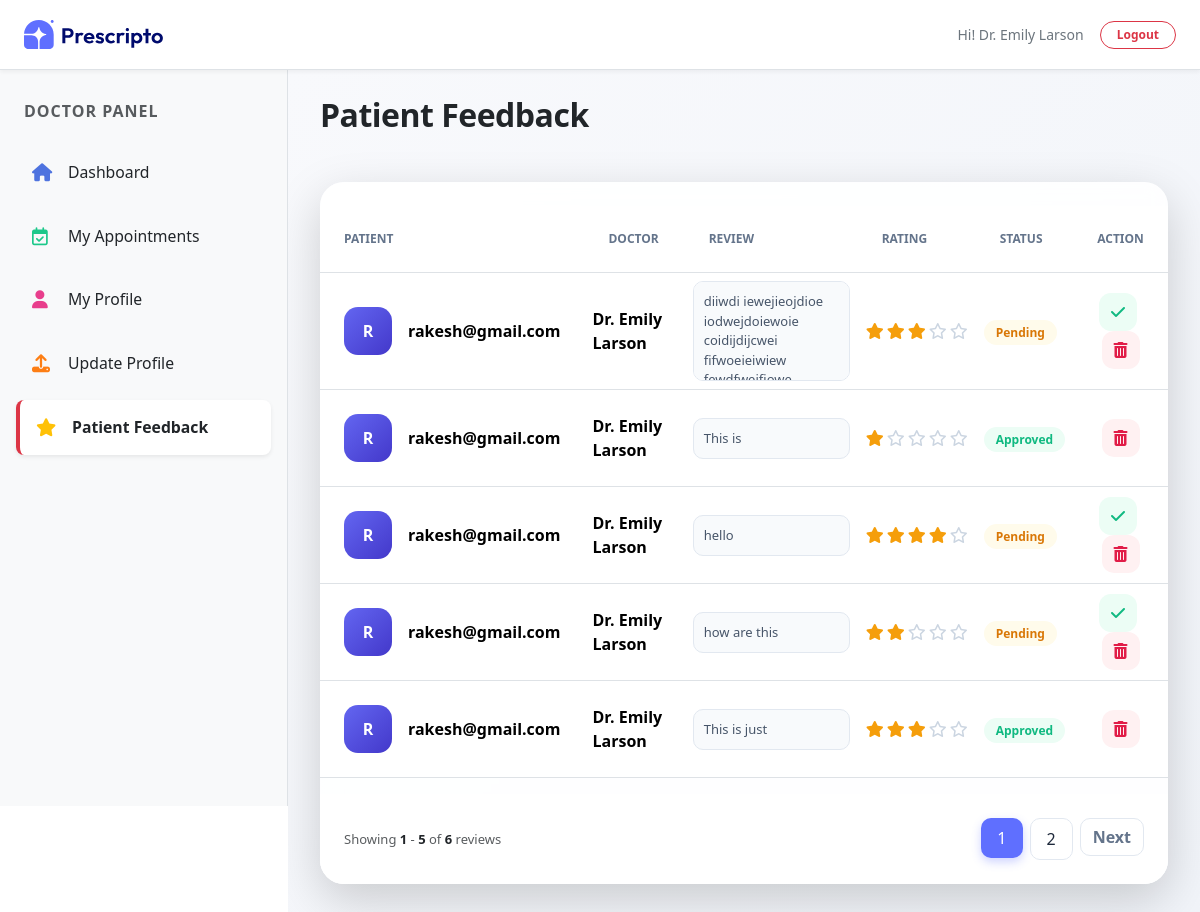
The page /feedback/ (signed in) on the database as committed earlier.
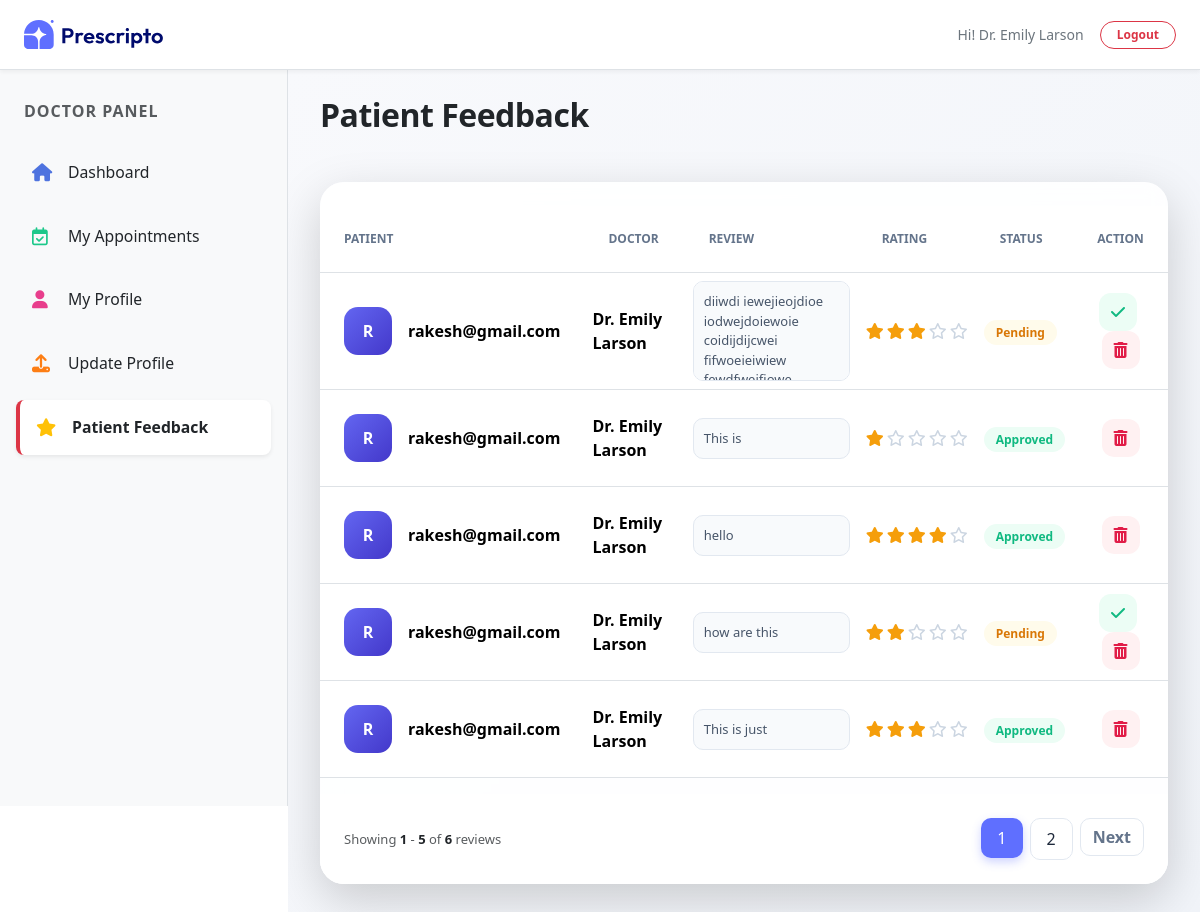
The same page on the database as committed later.
### appointment/models.py (models this page shows, shortened)
class Comment(models.Model):
    RATING_CHOICES = [
        (1, '1 Star'),
        (2, '2 Stars'),
        (3, '3 Stars'),
        (4, '4 Stars'),
        (5, '5 Stars'),
    ]
    doctor = models.ForeignKey(Doctor, on_delete=models.CASCADE, related_name='comments')
    patient = models.ForeignKey(Patients, on_delete=models.CASCADE)
    text = models.TextField()
    is_approved = models.BooleanField(default=False)
    rating = models.IntegerField(
        choices=RATING_CHOICES,
        default=5,
        validators=[MinValueValidator(1), MaxValueValidator(5)]
    )
    created_at = models.DateTimeField(auto_now_add=True)

class Patients(models.Model):
    username = models.CharField(max_length=100)
    email = models.EmailField()
    password = models.CharField(max_length=100)
    phone = models.CharField(max_length=15, blank=True)
    city = models.CharField(max_length=100, blank=True)
    address = models.TextField(blank=True)
    profile_image = CloudinaryField('image', folder='patients_image')

class Doctor(models.Model):
    image = CloudinaryField('image', folder='doctor_image')
    name = models.CharField(max_length=100)
    email = models.EmailField()
    username = models.CharField(max_length=255, unique=True)
    password = models.CharField(max_length=100)
    experience = models.IntegerField()
    fees = models.FloatField()
    category = models.ForeignKey(Category, on_delete=models.CASCADE)
    degree = models.CharField(max_length=50)
    about = models.TextField()
    address = models.TextField()
    available = models.BooleanField(default=True)

### appointment/views.py (the view)
# urls.py: path('feedback/', views.doctor_feedback, name='doctor_feedback'),
def doctor_feedback(request):
    doctor_id = request.session.get('doctor_id')
    if not doctor_id:
        return redirect('dash_login')
    doctor = get_object_or_404(Doctor, id=doctor_id)
    comments_list = Comment.objects.filter(doctor=doctor)\
        .select_related('patient')\
        .order_by('-created_at')
    paginator = Paginator(comments_list, 5)
    page_number = request.GET.get('page')
    comments = paginator.get_page(page_number)
    context = {
        'comments': comments,
        'doctor': doctor,
        'action': 'feedback',
        'role': 'doctor',
    }
    return render(request, 'dashboard/doctor_feedback.html', context)

### templates/dashboard/doctor_feedback.html (shortened to what the changed rows need)
{% extends "dashboard/layout.html" %}
{% load static %}
{% block contant %}
<div style="width: 100%; margin-top: 64px; margin-left: 18rem; min-height: 100vh; background: linear-gradient(135deg, #f8f9fc 0%, #f1f4f9 100%); padding: 2rem; transition: all 0.3s ease; overflow-x: hidden;">
    <div class="d-flex justify-content-between align-items-center mb-5" style="animation: slideInDown 0.8s cubic-bezier(0.4, 0, 0.2, 1);">
        <div>
            <h2 class="fw-bold text-dark m-0" style="letter-spacing: -0.5px;">Patient Feedback</h2>
        </div>
    </div>
    <div class="card border-0 shadow-lg" style="background: rgba(255, 255, 255, 0.9); backdrop-filter: blur(10px); border-radius: 24px; overflow: hidden; animation: fadeInUp 1s ease-out; border: 1px solid rgba(255,255,255,0.8);">
        <div class="table-responsive">
            <table class="table align-middle mt-4">
                <thead>
                    <tr style="background: #f8fafc;">
                        <th style="padding: 1.5rem; color: #64748b; font-size: 12px; text-transform: uppercase;">Patient</th>
                        <th style="padding: 1.5rem; color: #64748b; font-size: 12px; text-transform: uppercase;">Doctor</th>
                        <th style="padding: 1.5rem; color: #64748b; font-size: 12px; text-transform: uppercase;">Review</th>
                        <th style="padding: 1.5rem; color: #64748b; font-size: 12px; text-transform: uppercase;">Rating</th>
                        <th style="padding: 1.5rem; color: #64748b; font-size: 12px; text-transform: uppercase;">Status</th>
                        <th style="padding: 1.5rem; color: #64748b; font-size: 12px; text-transform: uppercase; text-align:center;">Action</th>
                    </tr>
                </thead>
                <tbody>
                {% for comment in comments %}
                    <tr class="table-row-hover" style="transition: all 0.3s ease;">
                        <td style="padding: 1.5rem;">
                            <div class="d-flex align-items-center gap-3">
                                <div style="width: 48px; height: 48px; border-radius: 14px; background: linear-gradient(135deg, #6366f1, #4338ca); color: white; display: flex; align-items: center; justify-content: center; font-weight: 800;">
                                    {{ comment.patient.email|first|upper }}
                                </div>
                                <div>
                                    <div style="font-weight: 700;">{{ comment.patient.email }}</div>
                                </div>
                            </div>
                        </td>
                        <td>
                            <span style="font-weight: 600;">{{ comment.doctor.name }}</span>
                        </td>
                        <td>
                            <div style="
                                max-width: 300px;
                                max-height: 100px;
                                overflow-y: auto;
                                padding: 10px;
                                border-radius: 10px;
                                background: #f8fafc;
                                border: 1px solid #e2e8f0;
                                font-size: 13px;
                                color: #475569;
                                line-height: 1.5;
                            ">
                                {{ comment.text }}
                            </div>
                        </td>
                        <td>
                            <div style="display: flex; gap: 3px;">
                                {% for i in "12345" %}
                                    {% if forloop.counter <= comment.rating %}
                                        <i class="fas fa-star" style="color:#f59e0b;"></i>
                                    {% else %}
                                        <i class="far fa-star" style="color:#cbd5e1;"></i>
                                    {% endif %}
                                {% endfor %}
                            </div>
                        </td>
                        <td>
                            {% if comment.is_approved %}
                                <span style="background:#ecfdf5; color:#10b981; padding:4px 12px; border-radius:20px; font-size:12px; font-weight:600;">
                                    Approved
                                </span>
                            {% else %}
                                <span style="background:#fffbeb; color:#d97706; padding:4px 12px; border-radius:20px; font-size:12px; font-weight:600;">
                                    Pending
                                </span>
                            {% endif %}
                        </td>
                        <td class="text-center">
                            {% if not comment.is_approved %}
                                <form method="POST" action="{% url 'approve_comment' comment.id %}" style="display:inline;">
                                    <button type="submit"
                                        style="width:38px; height:38px; border-radius:12px; background:#ecfdf5; color:#10b981; border:none; margin-right:5px; transition:0.3s;">
                                        <i class="fas fa-check"></i>
                                    </button>
                                </form>
                            {% endif %}
                            <form method="POST" action="{% url 'delete_comment' comment.id %}" style="display:inline;"
                                onsubmit="return confirm('Are you sure you want to delete this comment?');">
                                <button type="submit"
                                    style="width:38px; height:38px; border-radius:12px; background:#fff1f2; color:#e11d48; border:none; display:inline-flex; align-items:center; justify-content:center;">
                                    <i class="fas fa-trash-alt"></i>
                                </button>
                            </form>
                        </td>
                    </tr>
                {% empty %}
                    <tr>
                        <td colspan="6" class="text-center text-muted py-4">
                            No feedback found 😕
                        </td>
                    </tr>
                {% endfor %}
                </tbody>
            </table>
        </div>
    </div>
</div>
{% endblock contant %}

Rows that differ between the two databases and show on the page:
changed Comment "hello": is_approved "Pending" → "Approved"
